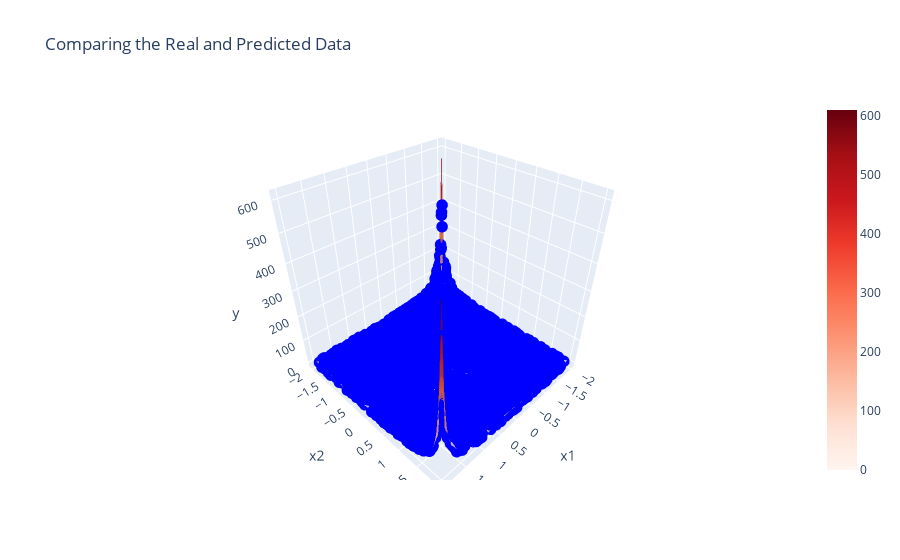

Source (notebook cell):
### Code cell
if X.shape[1] == 1:
    plot_results_1D(f1, X, y)
elif X.shape[1] == 2:
    plot_results_3D(f7, X, y)

### Figure 1 — Plotly figure (JSON) as saved in the notebook; plotly's stock layout.template omitted (floating-point values rounded to 4 significant figures; data arrays with more than 128 entries replaced by an {"elided": "..."} marker saying what was removed)
{"data": [{"marker": {"color": "blue", "size": 4}, "mode": "markers", "name": "Real Data", "type": "scatter3d", "x": {"elided": "5000 float values"}, "y": {"elided": "5000 float values"}, "z": {"elided": "5000 float values"}}, {"colorscale": [[0, "rgb(255,245,240)"], [0.125, "rgb(254,224,210)"], [0.25, "rgb(252,187,161)"], [0.375, "rgb(252,146,114)"], [0.5, "rgb(251,106,74)"], [0.625, "rgb(239,59,44)"], [0.75, "rgb(203,24,29)"], [0.875, "rgb(165,15,21)"], [1, "rgb(103,0,13)"]], "name": "Approximation", "opacity": 0.7, "type": "surface", "x": [-2.0, -1.918, -1.836, -1.755, -1.673, -1.592, -1.51, -1.428, -1.347, -1.265, -1.184, -1.102, -1.02, -0.9387, -0.8571, -0.7755, -0.6938, -0.6122, -0.5306, -0.449, -0.3674, -0.2858, -0.2042, -0.1226, -0.04094, 0.04068, 0.1223, 0.2039, 0.2855, 0.3671, 0.4487, 0.5304, 0.612, 0.6936, 0.7752, 0.8568, 0.9384, 1.02, 1.102, 1.183, 1.265, 1.346, 1.428, 1.51, 1.591, 1.673, 1.755, 1.836, 1.918, 1.999], "y": [-1.997, -1.915, -1.834, -1.752, -1.671, -1.589, -1.508, -1.426, -1.344, -1.263, -1.181, -1.1, -1.018, -0.9366, -0.8551, -0.7735, -0.692, -0.6104, -0.5289, -0.4473, -0.3657, -0.2842, -0.2026, -0.1211, -0.03952, 0.04204, 0.1236, 0.2052, 0.2867, 0.3683, 0.4498, 0.5314, 0.6129, 0.6945, 0.7761, 0.8576, 0.9392, 1.021, 1.102, 1.184, 1.265, 1.347, 1.429, 1.51, 1.592, 1.673, 1.755, 1.836, 1.918, 1.999], "z": {"elided": "50x50 float values"}}], "layout": {"autosize": true, "legend": {"itemsizing": "constant", "title": {"text": "Legend"}}, "scene": {"xaxis": {"title": {"text": "x1"}}, "yaxis": {"title": {"text": "x2"}}, "zaxis": {"title": {"text": "y"}}}, "title": {"text": "Comparing the Real and Predicted Data"}}}
